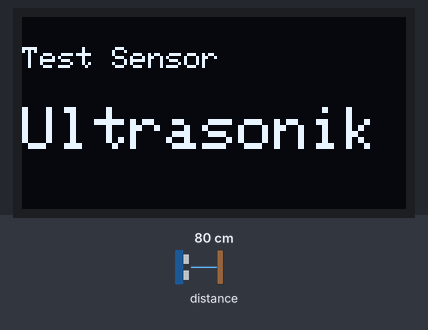
Bench run of a sketch on a simulated ESP8266 (NodeMCU). On the bench: 128×64 one-colour display. Wiring (inferred from the names in the program): ultrasonic range finder: trigger D4; echo D3. The test bench sets the inputs (shaded band); at power-on: distance to the obstacle 80 cm. The echo pulse lasts 58.3 µs per cm; the display library's start-up logo is not drawn; what the sketch prints to the serial monitor is not drawn.

Above: at 4.1 s.
At 10.2 s:
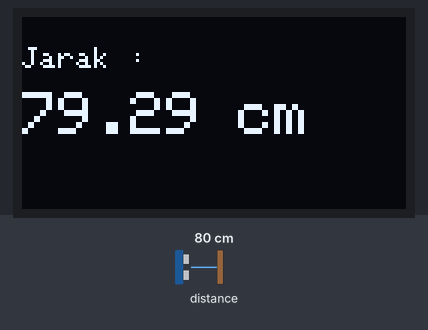
10.3 s: distance to the obstacle set to 2 cm
At 12.2 s:
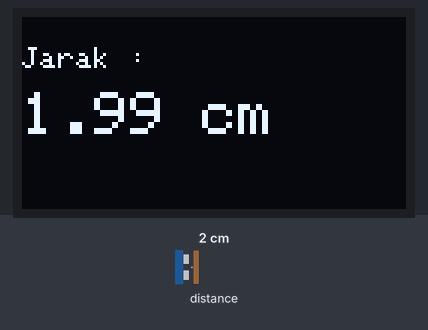
12.6 s: distance to the obstacle set to 4 cm
At 14.4 s:
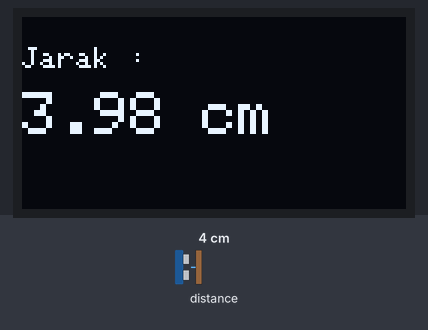
14.7 s: distance to the obstacle set to 9 cm
At 15.5 s:
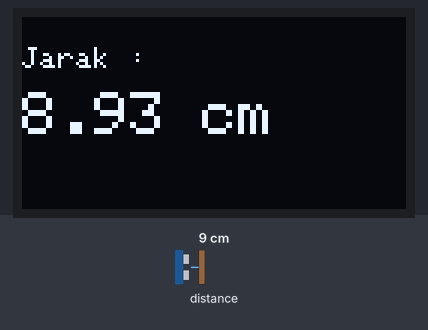
Timing chart, 0 to 17.7 s (numbered marks = the images above; inputs shaded):
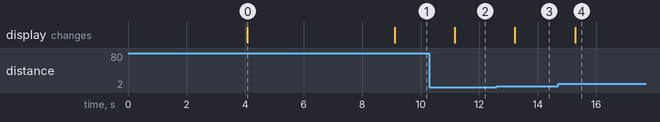

Measured:
- after the input at 10.3 s, the display: changes after 0.87 s (image 2)
- after the input at 12.6 s, the display: changes after 0.62 s (image 3)
- after the input at 14.7 s, the display: changes after 0.58 s (image 4)
- what the display in image 0 shows lasts 5.0 s, from 4.1 s to 9.1 s

The sketch:

LCD_OLED_Ultrasonik.ino
```cpp
// (licence header left out)
#include <Adafruit_SSD1306.h>

#define SCREEN_WIDTH 128 // OLED display width, in pixels
#define SCREEN_HEIGHT 64 // OLED display height, in pixels

const int trigPin = D4;
const int echoPin = D3;

//define sound speed in cm/uS
#define SOUND_SPEED 0.034
#define CM_TO_INCH 0.393701

long duration;
float distanceCm;
float distanceInch;

Adafruit_SSD1306 display(SCREEN_WIDTH, SCREEN_HEIGHT, &Wire, -1);

void setup() {
  Serial.begin(115200); // Starts the serial communication

  if(!display.begin(SSD1306_SWITCHCAPVCC, 0x3C)) {
      Serial.println(F("SSD1306 allocation failed"));
      for(;;);
    }
  display.display();
  delay(4000);
  display.clearDisplay();
  display.setTextColor(WHITE);
  lcdOpening("Ultrasonik");

  pinMode(trigPin, OUTPUT); // Sets the trigPin as an Output
  pinMode(echoPin, INPUT); // Sets the echoPin as an Input
}

void loop() {
  // Clears the trigPin
  digitalWrite(trigPin, LOW);
  delayMicroseconds(2);
  // Sets the trigPin on HIGH state for 10 micro seconds
  digitalWrite(trigPin, HIGH);
  delayMicroseconds(10);
  digitalWrite(trigPin, LOW);

  // Reads the echoPin, returns the sound wave travel time in microseconds
  duration = pulseIn(echoPin, HIGH);

  // Calculate the distance
  distanceCm = duration * SOUND_SPEED/2;

  // Convert to inches
  distanceInch = distanceCm * CM_TO_INCH;

  // Prints the distance in the Serial Monitor
  Serial.print("Distance (cm): ");
  Serial.println(distanceCm);
  Serial.print("Distance (inch): ");
  Serial.println(distanceInch);
  Serial.println();

  display.clearDisplay();
  display.setTextSize(1);
  display.setCursor(0, 10);
  display.print("Jarak :");
  display.setTextSize(2);
  display.setCursor(0, 25);
  //Display distance in cm
  display.print(distanceCm);
  display.print(" cm");

  display.display();

  delay(1000);
}

void lcdOpening(char *teks){
  display.clearDisplay();
  display.setTextSize(1);
  display.setCursor(0,10);
  display.print("Test Sensor");
  display.setTextSize(2);
  display.setCursor(0,30);
  display.print(teks);

  display.display();
  delay(5000);
  }
```
